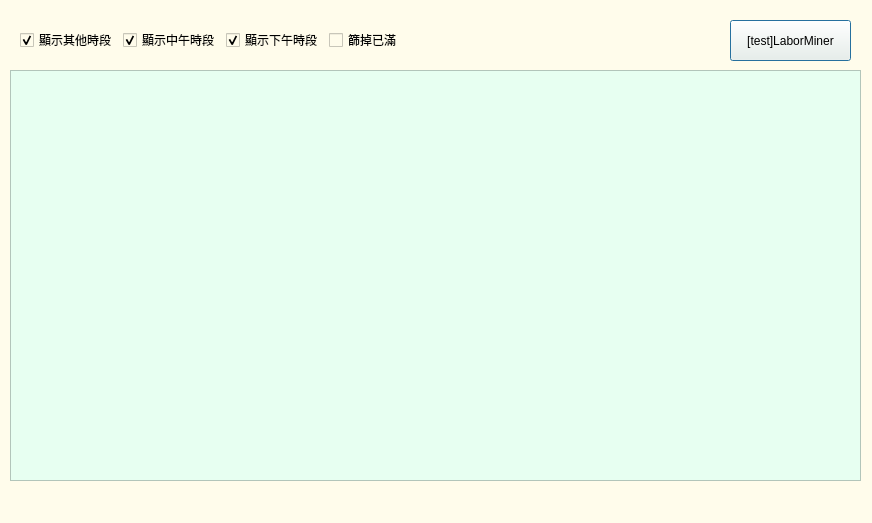
<?xml version="1.0" encoding="UTF-8"?>
<ui version="4.0">
 <class>LaoZuo_Apply</class>
 <widget class="QDialog" name="LaoZuo_Apply">
  <property name="geometry">
   <rect>
    <x>0</x>
    <y>0</y>
    <width>872</width>
    <height>523</height>
   </rect>
  </property>
  <property name="windowTitle">
   <string>目前可報名的勞作活動</string>
  </property>
  <property name="styleSheet">
   <string notr="true">background-color: rgb(255, 252, 235);</string>
  </property>
  <widget class="QWidget" name="horizontalLayoutWidget">
   <property name="geometry">
    <rect>
     <x>20</x>
     <y>20</y>
     <width>401</width>
     <height>41</height>
    </rect>
   </property>
   <layout class="QHBoxLayout" name="horizontalLayout">
    <item>
     <widget class="QCheckBox" name="checkBox_bShowOther">
      <property name="text">
       <string>顯示其他時段</string>
      </property>
      <property name="checkable">
       <bool>true</bool>
      </property>
      <property name="checked">
       <bool>true</bool>
      </property>
     </widget>
    </item>
    <item>
     <widget class="QCheckBox" name="checkBox_bShowMidd">
      <property name="text">
       <string>顯示中午時段</string>
      </property>
      <property name="checked">
       <bool>true</bool>
      </property>
     </widget>
    </item>
    <item>
     <widget class="QCheckBox" name="checkBox_bShowPM">
      <property name="text">
       <string>顯示下午時段</string>
      </property>
      <property name="checkable">
       <bool>true</bool>
      </property>
      <property name="checked">
       <bool>true</bool>
      </property>
     </widget>
    </item>
    <item>
     <widget class="QCheckBox" name="checkBox_bFilterFull">
      <property name="text">
       <string>篩掉已滿</string>
      </property>
      <property name="checked">
       <bool>false</bool>
      </property>
     </widget>
    </item>
   </layout>
  </widget>
  <widget class="QTableWidget" name="tableWidget">
   <property name="geometry">
    <rect>
     <x>10</x>
     <y>70</y>
     <width>851</width>
     <height>411</height>
    </rect>
   </property>
   <property name="styleSheet">
    <string notr="true">font: 700 10pt &quot;微軟正黑體&quot;;
background-color: rgb(231, 255, 241);</string>
   </property>
   <attribute name="verticalHeaderVisible">
    <bool>false</bool>
   </attribute>
  </widget>
  <widget class="QPushButton" name="btnReserve">
   <property name="geometry">
    <rect>
     <x>730</x>
     <y>20</y>
     <width>121</width>
     <height>41</height>
    </rect>
   </property>
   <property name="text">
    <string>[test]LaborMiner</string>
   </property>
  </widget>
 </widget>
 <resources/>
 <connections/>
</ui>
